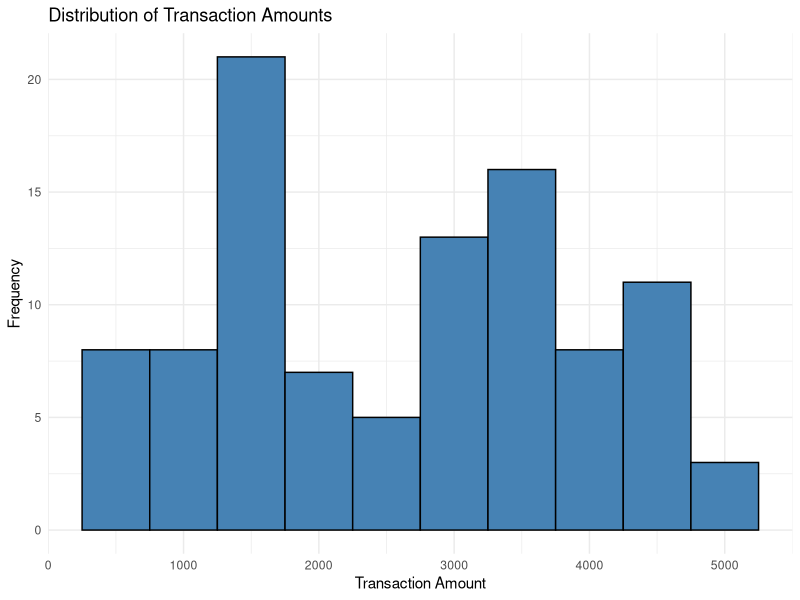
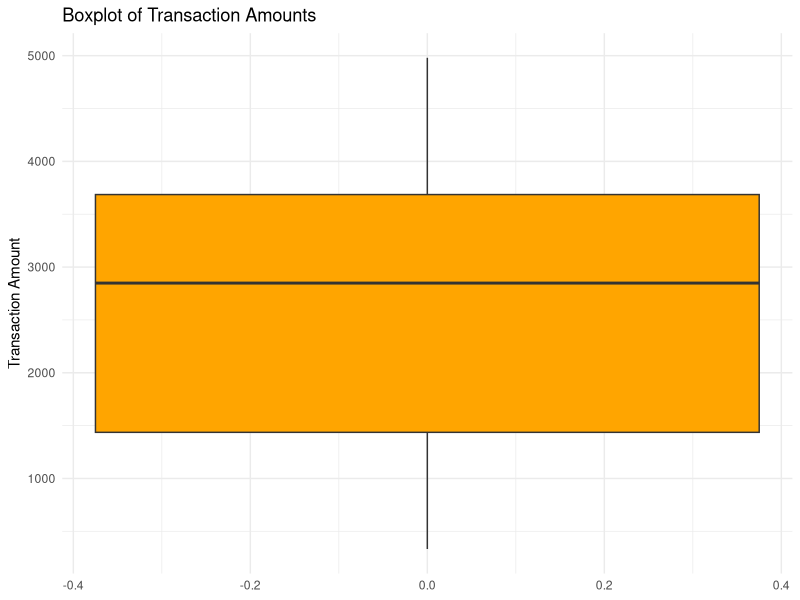
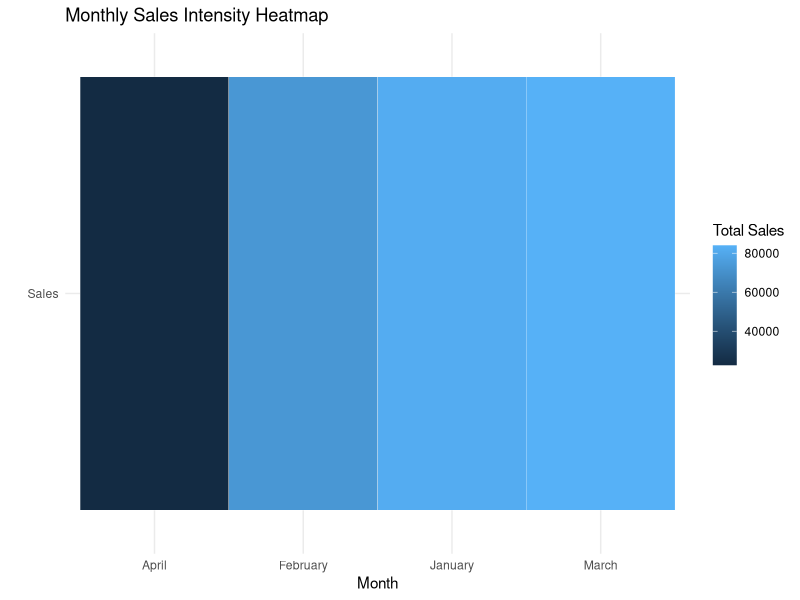

Recreate these plots in R, in order.
print("Saahir Arafath Yasar 23BAD092")
library(ggplot2)
library(dplyr)
library(tidyr)
ecom_data <- read.csv("2.ecommerce_transactions.csv")
str(ecom_data)
summary(ecom_data)
#HISTOGRAM
ggplot(ecom_data, aes(x = Transaction_Amount)) +
  geom_histogram(binwidth = 500, fill = "steelblue", color = "black") +
  labs(title = "Distribution of Transaction Amounts",
       x = "Transaction Amount",
       y = "Frequency") +
  theme_minimal()
#BOX PLOT
ggplot(ecom_data, aes(y = Transaction_Amount)) +
  geom_boxplot(fill = "orange", outlier.color = "red") +
  labs(title = "Boxplot of Transaction Amounts",
       y = "Transaction Amount") +
  theme_minimal()
#HEATMAP
ecom_data <- ecom_data %>%
  mutate(
    Transaction_Date = as.Date(Transaction_Date),
    Month = format(Transaction_Date, "%B")
  )
monthly_sales <- ecom_data %>%
  group_by(Month) %>%
  summarise(Total_Sales = sum(Transaction_Amount))
ggplot(monthly_sales, aes(x = Month, y = "Sales", fill = Total_Sales)) +
  geom_tile(color = "white") +
  labs(title = "Monthly Sales Intensity Heatmap",
       x = "Month",
       y = "",
       fill = "Total Sales") +
  theme_minimal()

